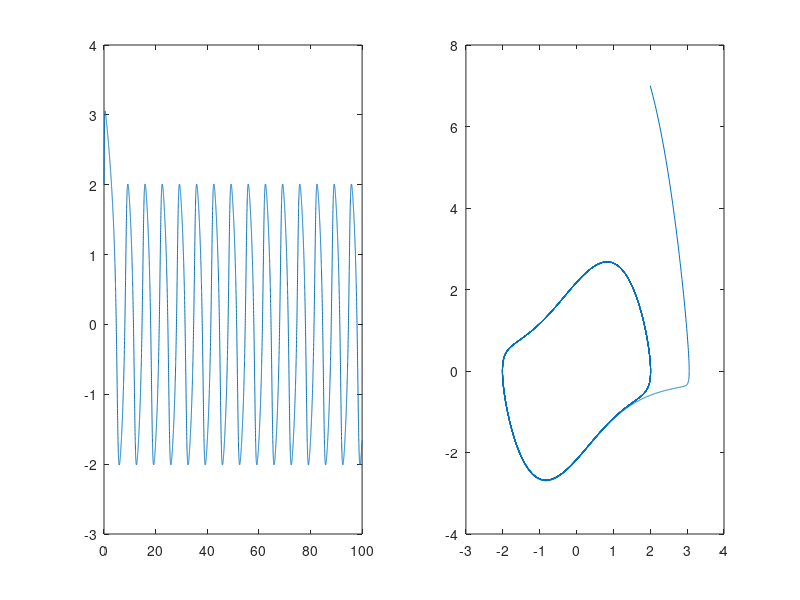

This chart was generated by the following MATLAB code:
clear all
close all

h = 0.01;
y0 = 2;
v0 = 7;
t0=0;tf=100;
epsilon = 1;

t = t0:h:tf;
N = length(t);
y = nan(1,N);
v = nan(1,N);
y(1) = y0;v(1) = v0;

fy = @(V) V; %derivada y
fv = @(Y,V) -epsilon*(Y^2-1)*V-Y; %derivada velocidade

for k=1:N-1
    r1y = fy( v(k) );
    r1v = fv( y(k),v(k) );
    
    r2y = fy( v(k) + r1v * h);
    r2v = fv( y(k) + r1y * h ,v(k) + r1v * h);
    
    r3y = fy( v(k) + r1v *h/4 + r2v *h/4);
    r3v = fv( y(k) + r1y *h/4 + r2y *h/4,v(k) + r1v *h/4 + r2v *h/4);
    
    y(k+1) = y(k) + h/6*( r1y + r2y + 4*r3y);
    v(k+1) = v(k) + h/6*( r1v + r2v + 4*r3v);
end

subplot(1,2,1)
plot(t,y)
subplot(1,2,2)
plot(y,v)